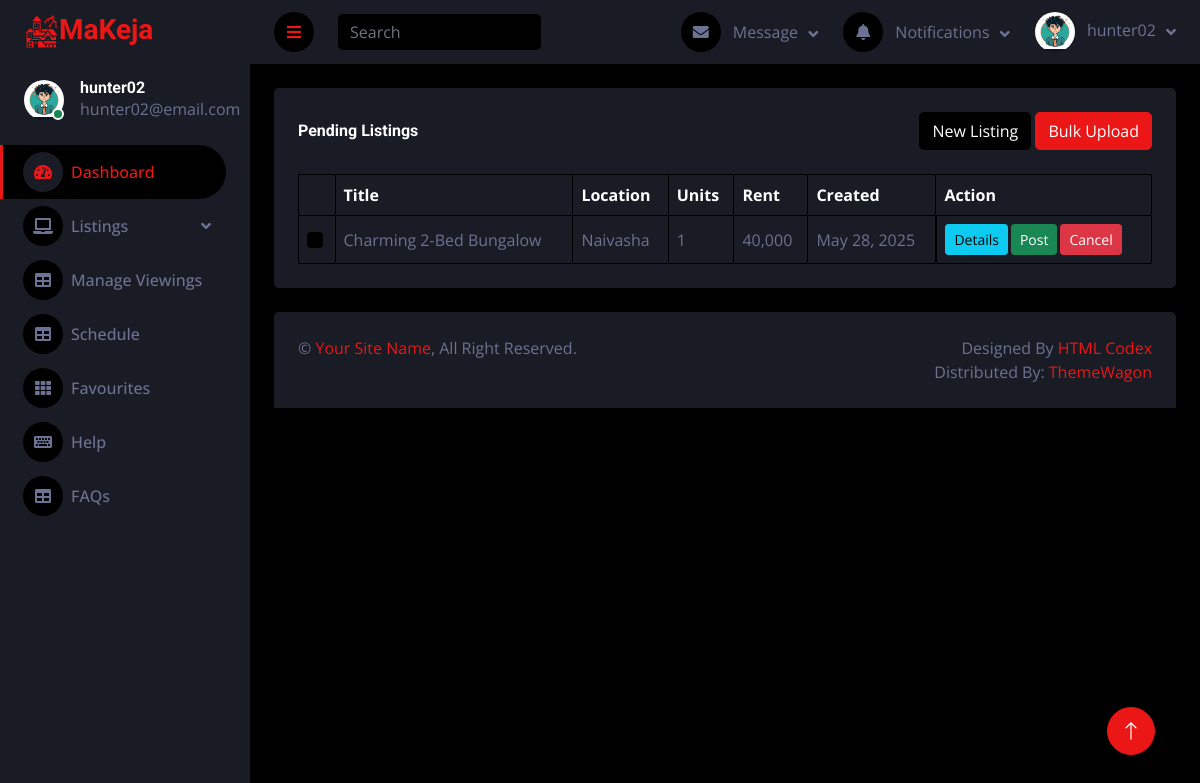
Page /dash/pending_listings/ (signed in) on the committed database.
### main/models.py (models this page shows, shortened)
class Profile(models.Model):
    user = models.OneToOneField("auth.User", on_delete=models.CASCADE, related_name="profile")
    userID = models.CharField(max_length=10, unique=True, null=True)
    full_name = models.CharField(max_length=255, blank=True, null=True)
    cover = models.ImageField(default="cover.jpg")
    status = models.CharField(max_length=100, default="I love MaryJane.")
    avatar = models.ImageField(default="user.jpg")
    phone = models.CharField(max_length=20, null=True, blank=True)
    time_created = models.DateTimeField(auto_now_add=True)
    is_landlord = models.BooleanField(default=False)
    is_banned = models.BooleanField(default=False)
    is_deleted = models.BooleanField(default=False)

### dash/models.py (models this page shows, shortened)
class Listing(models.Model):
    user = models.ForeignKey("auth.User", on_delete=models.CASCADE, related_name="listings")
    listingID = models.CharField(max_length=10, unique=True, null=True)
    title = models.CharField(max_length=255, null=True)
    description = models.TextField(null=True)
    location = models.CharField(max_length=255, null=True)
    address = models.ForeignKey("dash.Address", on_delete=models.CASCADE, related_name="addresses")
    category = models.ForeignKey("master.ListingCategory", on_delete=models.SET_NULL, null=True)
    bedrooms = models.PositiveIntegerField(default=0)
    bathrooms = models.PositiveIntegerField(default=1)
    area_sqft = models.PositiveIntegerField(null=True)
    year_built = models.PositiveIntegerField(null=True)
    floor_number = models.PositiveIntegerField(null=True)
    total_floors = models.PositiveIntegerField(null=True)
    available_units = models.PositiveIntegerField(default=1)
    rent = models.PositiveIntegerField(default=0)
    deposit = models.PositiveIntegerField(default=0)
    avatar1 = models.ImageField(default="listing1.jpg")
    avatar2 = models.ImageField(default="listing2.jpg")
    avatar3 = models.ImageField(default="listing3.jpg")
    avatar4 = models.ImageField(default="listing4.jpg")
    avatar5 = models.ImageField(default="listing5.jpg")
    video_url = models.URLField(null=True, blank=True)
    floor_plan = models.FileField(null=True, blank=True)
    tour = models.URLField(null=True, blank=True)
    furnished = models.BooleanField(default=False)
    parking = models.BooleanField(default=False)
    pet_friendly = models.BooleanField(default=False)
    balcony = models.BooleanField(default=False)
    security = models.BooleanField(default=False)
    internet = models.BooleanField(default=False)
    status = models.CharField(max_length=50, default="pending")
    is_deleted = models.BooleanField(default=False)
    time_created = models.DateTimeField(auto_now_add=True)
    last_updated = models.DateTimeField(auto_now=True)

### dash/views.py (the view, shortened to what this page needs)
# urls.py: path("pending_listings/", views.pending_listings_view, name="pending_listings"),
def pending_listings_view(request):
    categories = ListingCategory.objects.filter(is_deleted=False)
    listings = Listing.objects.filter(user=request.user, status="pending", is_deleted=False)
    context = {
        'categories': categories,
        'listings': listings,
    }
    return render(request, "dash/pending_listings.html", context)

### dash/context_processors.py (called while the page is built)
def get_notifications(request):
    if not request.user.is_authenticated:
        return {}
    notifications = Notification.objects.filter(target=request.user, is_read=False, is_deleted=False)
    context = {"notifications": notifications}
    return context

### dash/templatetags/time_filters.py (called while the page is built)
@register.filter
def natural_time_format(value):
    if isinstance(value, str):
        try:
            value = datetime.fromisoformat(value)
        except ValueError:
            return value  # fallback: return raw value if parsing fails
    if is_naive(value):
        value = make_aware(value)
    delta = now() - value
    if delta < timedelta(minutes=1):
        return "Just now"
    elif delta < timedelta(hours=1):
        minutes = int(delta.total_seconds() / 60)
        return f"{minutes} min ago"
    elif delta < timedelta(hours=24):
        hours = int(delta.total_seconds() / 3600)
        return f"{hours} hr ago"
    elif delta < timedelta(days=2):
        return "Yesterday"
    elif delta < timedelta(days=7):
        return f"{delta.days} days ago"
    else:
        return value.strftime("%b %d, %Y")

### konnekt/context_processors.py (called while the page is built)
def get_registered_users(request):
    if not request.user.is_authenticated:
        return {}
    reg_users = Profile.objects.filter(is_deleted=False).exclude(user=request.user)
    context = {"reg_users": reg_users}
    return context

### dash/templates/dash/pending_listings.html (shortened to what this page needs)
{% extends 'dash/main.html' %}
{% load static %}
{% load humanize %}
{% load time_filters %}
{% block main %}
<div class="container-fluid pt-4 px-4">
    <div class="bg-secondary text-center rounded p-4">
        <div class="d-flex align-items-center justify-content-between mb-4">
            <h6 class="mb-0">Pending Listings</h6>
            <div>
                <button class="btn btn-dark" type="button" data-toggle="modal" data-target="#newListingModal" title="Create a single listing.">New Listing</button>
                <button class="btn btn-primary" type="button" data-toggle="modal" data-target="#bulkUploadModal" title="Create multiple listings using a csv file.">Bulk Upload</button>
            </div>
        </div>
        {% if listings %}
        <div class="table-responsive">
            <table class="table text-start align-middle table-bordered table-hover mb-0">
                <thead>
                    <tr class="text-white">
                        <th scope="col"></th>
                        <th scope="col">Title</th>
                        <th scope="col">Location</th>
                        <th scope="col">Units</th>
                        <th scope="col">Rent</th>
                        <th scope="col">Created</th>
                        <th scope="col">Action</th>
                    </tr>
                </thead>
                <tbody>
                    {% for l in listings %}
                    <tr>
                        <td><input class="form-check-input" type="checkbox"></td>
                        <td>{{ l.title|title }}</td>
                        <td>{{ l.location|title }}</td>
                        <td>{{ l.available_units }}</td>
                        <td>{{ l.rent|intcomma }}</td>
                        <td>{{ l.time_created|natural_time_format }}</td>
                        <td class="d-flex" style="gap: 3px;">
                            <button class="btn btn-sm btn-info" type="button" data-toggle="modal" data-target="#detailsModal{{ l.id }}">Details</button>
                            <form method="post">
                                <button class="btn btn-sm btn-success" type="submit">Post</button>
                            </form>
                            <button class="btn btn-sm btn-danger" type="button" data-toggle="modal" data-target="#delete{{ l.id }}">Cancel</button>
                        </td>
                    </tr>
                    {% endfor %}
                </tbody>
            </table>
        </div>
        {% endif %}
    </div>
</div>
{% endblock %}

### dash/templates/dash/main.html (shortened to what this page needs)
{% load static %}
{% load time_filters %}
<!DOCTYPE html>
<html lang="en">
<head>
    <link href="https://cdnjs.cloudflare.com/ajax/libs/font-awesome/5.10.0/css/all.min.css" rel="stylesheet">
    <link href="https://cdn.jsdelivr.net/npm/bootstrap-icons@1.4.1/font/bootstrap-icons.css" rel="stylesheet">
    <link href="{% static 'dash/lib/owlcarousel/assets/owl.carousel.min.css' %}" rel="stylesheet">
    <link href="{% static 'dash/lib/tempusdominus/css/tempusdominus-bootstrap-4.min.css' %}" rel="stylesheet" />
    <link href="{% static 'dash/css/bootstrap.min.css' %}" rel="stylesheet">
    <link href="{% static 'dash/css/style.css' %}" rel="stylesheet">
</head>
<body>
    <div class="container-fluid position-relative d-flex p-0">
        <div class="sidebar pe-4 pb-3">
            <nav class="navbar bg-secondary navbar-dark">
                <a href="/" class="navbar-brand mx-4 mb-3">
                    <h3 class="text-primary">
                        MaKeja
                    </h3>
                </a>
                <div class="d-flex align-items-center ms-4 mb-4">
                    <div class="position-relative">
                        <img class="rounded-circle" src="{{ request.user.profile.avatar.url }}" alt="" style="width: 40px; height: 40px;">
                        <div class="bg-success rounded-circle border border-2 border-white position-absolute end-0 bottom-0 p-1"></div>
                    </div>
                    <div class="ms-3">
                        <h6 class="mb-0">{{ request.user.username }}</h6>
                        <span>{{ request.user.email }}</span>
                    </div>
                </div>
                <div class="navbar-nav w-100">
                    <a href="{% url 'dash' %}" class="nav-item nav-link active"><i class="fa fa-tachometer-alt me-2"></i>Dashboard</a>
                    {% if request.user.profile.is_landlord %}
                    <div class="nav-item dropdown">
                        <a href="#" class="nav-link dropdown-toggle" data-toggle="dropdown"><i class="fa fa-laptop me-2"></i>Listings</a>
                    </div>
                    <a href="{% url 'manage_viewings' %}" class="nav-item nav-link"><i class="fa fa-table me-2"></i>Manage Viewings</a>
                    {% endif %}
                    <a href="{% url 'user_viewings' %}" class="nav-item nav-link"><i class="fa fa-table me-2"></i>Schedule</a>
                    <a href="{% url 'favourites' %}" class="nav-item nav-link"><i class="fa fa-th me-2"></i>Favourites</a>
                    <a href="" class="nav-item nav-link"><i class="fa fa-keyboard me-2"></i>Help</a>
                    <a href="{% url 'faqs' %}" class="nav-item nav-link"><i class="fa fa-table me-2"></i>FAQs</a>
                </div>
            </nav>
        </div>
        <div class="content">
            <nav class="navbar navbar-expand bg-secondary navbar-dark sticky-top px-4 py-0">
                <a href="#" class="sidebar-toggler flex-shrink-0">
                    <i class="fa fa-bars"></i>
                </a>
                <form class="d-none d-md-flex ms-4">
                    <input class="form-control bg-dark border-0" type="search" placeholder="Search">
                </form>
                <div class="navbar-nav align-items-center ms-auto">
                    <div class="nav-item dropdown">
                        <a href="#" class="nav-link dropdown-toggle" data-toggle="dropdown">
                            <i class="fa fa-envelope me-lg-2"></i>
                            <span class="d-none d-lg-inline-flex">Message</span>
                        </a>
                    </div>
                    <div class="nav-item dropdown">
                        <a href="#" class="nav-link dropdown-toggle" data-toggle="dropdown">
                            <i class="fa fa-bell me-lg-2"></i>
                            <span class="d-none d-lg-inline-flex">Notifications</span>
                        </a>
                    </div>
                    <div class="nav-item dropdown">
                        <a href="#" class="nav-link dropdown-toggle" data-toggle="dropdown">
                            <img class="rounded-circle me-lg-2" src="{{ request.user.profile.avatar.url }}" alt="" style="width: 40px; height: 40px;">
                            <span class="d-none d-lg-inline-flex">{{ request.user.username }}</span>
                        </a>
                    </div>
                </div>
            </nav>
            {% block main %}
            {% endblock %}
            <div class="container-fluid pt-4 px-4">
                <div class="bg-secondary rounded-top p-4">
                    <div class="row">
                        <div class="col-12 col-sm-6 text-center text-sm-start">
                            &copy; <a href="#">Your Site Name</a>, All Right Reserved.
                        </div>
                        <div class="col-12 col-sm-6 text-center text-sm-end">
                            Designed By <a href="https://htmlcodex.com">HTML Codex</a>
                            <br>Distributed By: <a href="https://themewagon.com" target="_blank">ThemeWagon</a>
                        </div>
                    </div>
                </div>
            </div>
        </div>
        <a href="#" class="btn btn-lg btn-primary btn-lg-square back-to-top"><i class="bi bi-arrow-up"></i></a>
    </div>
</body>
</html>

### static/dash/css/style.css (style rules this page uses)
:root { --primary: #EB1616; --secondary: #191C24; --light: #6C7293; --dark: #000000; }
.back-to-top { position: fixed; display: none; right: 45px; bottom: 45px; z-index: 99; }
.btn { transition: .5s; }
.btn-lg-square { width: 48px; height: 48px; }
.btn-square, .btn-sm-square, .btn-lg-square { padding: 0; display: inline-flex; align-items: center; justify-content: center; font-weight: normal; border-radius: 50px; }
.sidebar { position: fixed; top: 0; left: 0; bottom: 0; width: 250px; height: 100vh; overflow-y: auto; background: var(--secondary); transition: 0.5s; z-index: 999; }
.content { margin-left: 250px; min-height: 100vh; background: var(--dark); transition: 0.5s; }
@media (min-width: 992px) { .sidebar { margin-left: 0; } }
@media (min-width: 992px) { .content { width: calc(100% - 250px); } }
.sidebar .navbar .navbar-nav .nav-link { padding: 7px 20px; color: var(--light); font-weight: 500; border-left: 3px solid var(--secondary); border-radius: 0 30px 30px 0; outline: none; }
.sidebar .navbar .navbar-nav .nav-link:hover, .sidebar .navbar .navbar-nav .nav-link.active { color: var(--primary); background: var(--dark); border-color: var(--primary); }
.sidebar .navbar .navbar-nav .nav-link i { width: 40px; height: 40px; display: inline-flex; align-items: center; justify-content: center; background: var(--dark); border-radius: 40px; }
.sidebar .navbar .navbar-nav .nav-link:hover i, .sidebar .navbar .navbar-nav .nav-link.active i { background: var(--secondary); }
.sidebar .navbar .dropdown-toggle::after { position: absolute; top: 15px; right: 15px; border: none; content: "\f107"; font-family: "Font Awesome 5 Free"; font-weight: 900; transition: .5s; }
.content .navbar .navbar-nav .nav-link { margin-left: 25px; padding: 12px 0; color: var(--light); outline: none; }
.content .navbar .sidebar-toggler, .content .navbar .navbar-nav .nav-link i { width: 40px; height: 40px; display: inline-flex; align-items: center; justify-content: center; background: var(--dark); border-radius: 40px; }
.content .navbar .dropdown-toggle::after { margin-left: 6px; vertical-align: middle; border: none; content: "\f107"; font-family: "Font Awesome 5 Free"; font-weight: 900; transition: .5s; }

### rows in the picture
Listing: title "Charming 2-Bed Bungalow", location "Naivasha", available_units "1", rent "40,000", time_created "May 28, 2025"

### other values in the picture
{{ request.user.username }} "hunter02"
{{ request.user.email }} "hunter02@email.com"
